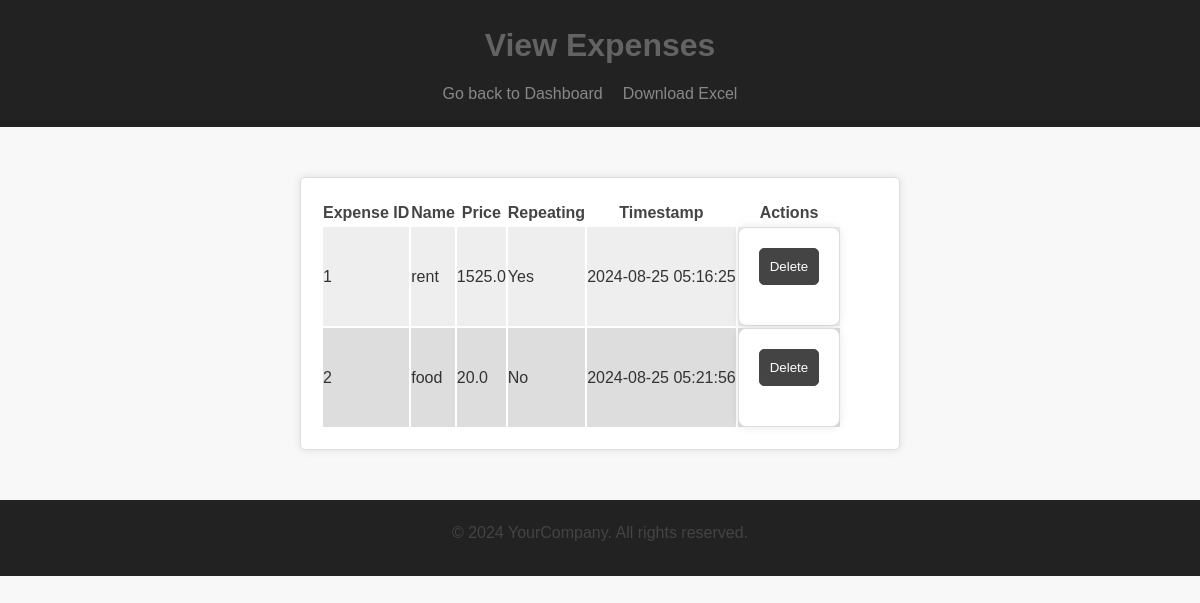
Page /view_expenses (signed in) on the earlier database version.
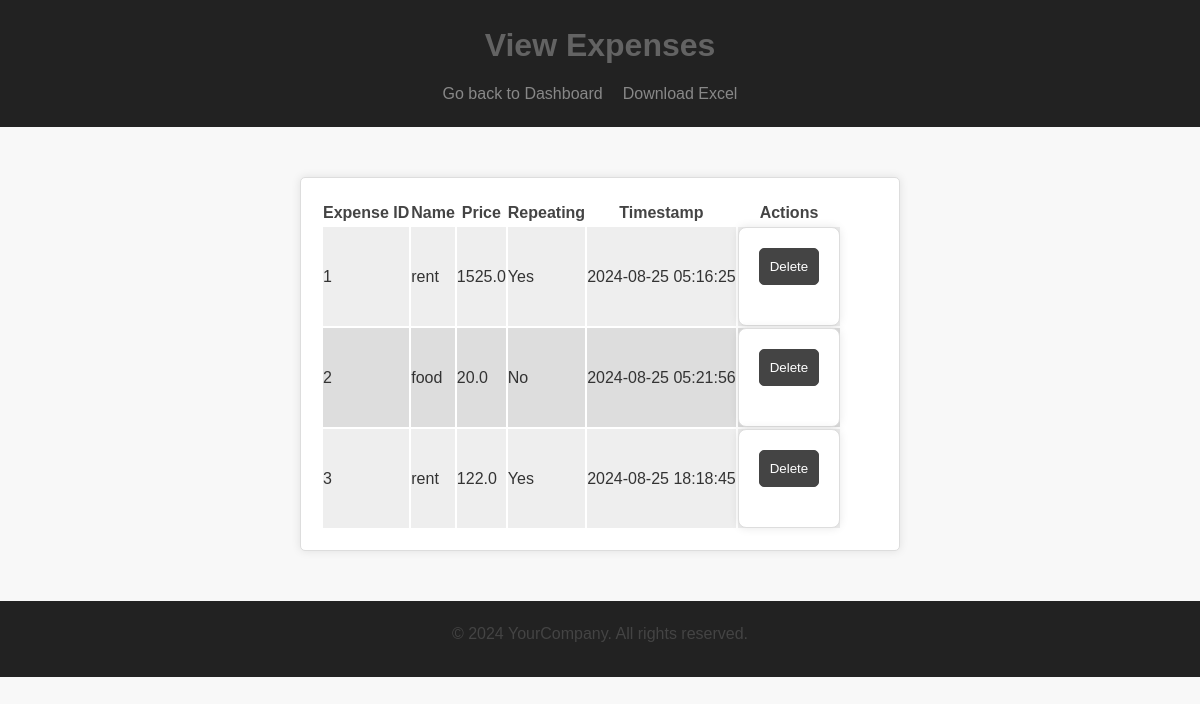
Same page on the later database version.
### db_env.py (models this page shows)
class Expense(db.Model):
    id = db.Column(db.Integer, primary_key=True)
    name = db.Column(db.String(100), nullable=False)
    price = db.Column(db.Float, nullable=False)
    repeating = db.Column(db.Boolean, default=False)
    username = db.Column(db.String(100), nullable=False)
    timestamp = db.Column(db.DateTime, nullable=False, default=datetime.utcnow)

### routes.py (the view)
@routes.route('/view_expenses')
def view_expenses():
    if 'username' in session:
        expenses = db_env.Expense.query.filter_by(username=session['username']).all()
        return render_template('view_expenses.html', expenses=expenses)
    return redirect(url_for('routes.login'))

### templates/view_expenses.html (shortened to what this page needs)
<!DOCTYPE html>
<html lang="en">
<head>
    <link rel="stylesheet" type="text/css" href="{{ url_for('static', filename='styles/styles.css') }}">
    <link rel="stylesheet" type="text/css" href="https://cdn.datatables.net/1.11.5/css/jquery.dataTables.css">
</head>
<body>
    <header>
        <h1>View Expenses</h1>
        <nav>
            <ul>
                <li><a href="{{ url_for('routes.dashboard') }}">Go back to Dashboard</a></li>
                <li><a href="{{ url_for('routes.download_excel') }}">Download Excel</a></li>
            </ul>
        </nav>
    </header>
    <div class="container">
        <table id="expensesTable" class="display">
            <thead>
                <tr>
                    <th>Expense ID</th>
                    <th>Name</th>
                    <th>Price</th>
                    <th>Repeating</th>
                    <th>Timestamp</th>
                    <th>Actions</th>
                </tr>
            </thead>
            <tbody>
                {% for expense in expenses %}
                <tr>
                    <td>{{ expense.id }}</td>
                    <td>{{ expense.name }}</td>
                    <td>{{ expense.price }}</td>
                    <td>{{ "Yes" if expense.repeating else "No" }}</td>
                    <td>{{ expense.timestamp.strftime('%Y-%m-%d %H:%M:%S') }}</td>
                    <td>
                        <form id="deleteForm-{{ expense.id }}" action="{{ url_for('routes.delete_expense', expense_id=expense.id) }}" method="POST">
                            <button type="button" class="btn btn-danger" onclick="confirmDelete('{{ expense.id }}')">Delete</button>
                        </form>
                    </td>
                </tr>
                {% endfor %}
            </tbody>
        </table>
    </div>
    <footer>
        <p>&copy; 2024 YourCompany. All rights reserved.</p>
    </footer>
</body>
</html>

Differences in the rows shown:
added Expense: id "3", name "rent", price "122.0", repeating "Yes", timestamp "2024-08-25 18:18:45"
